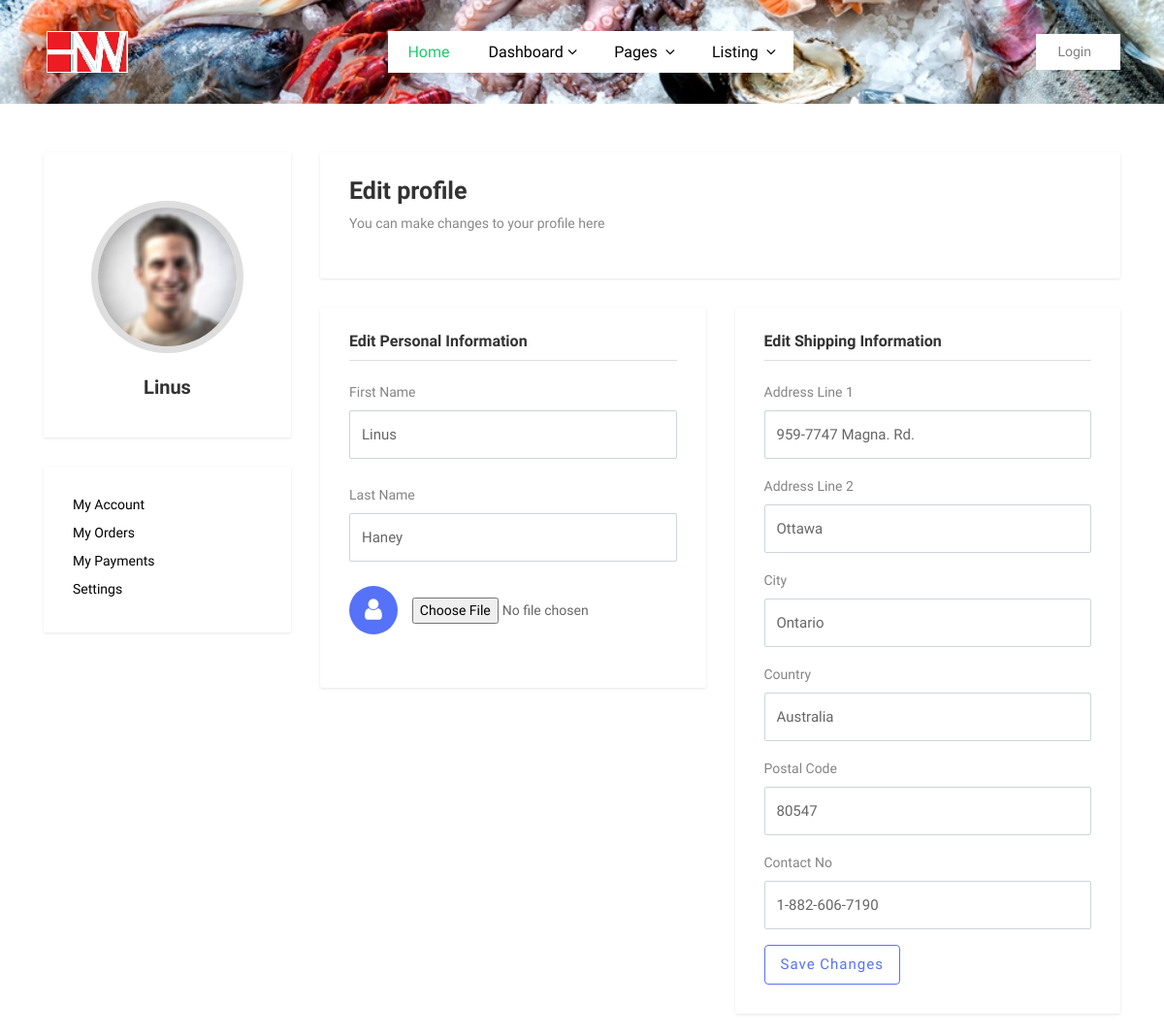
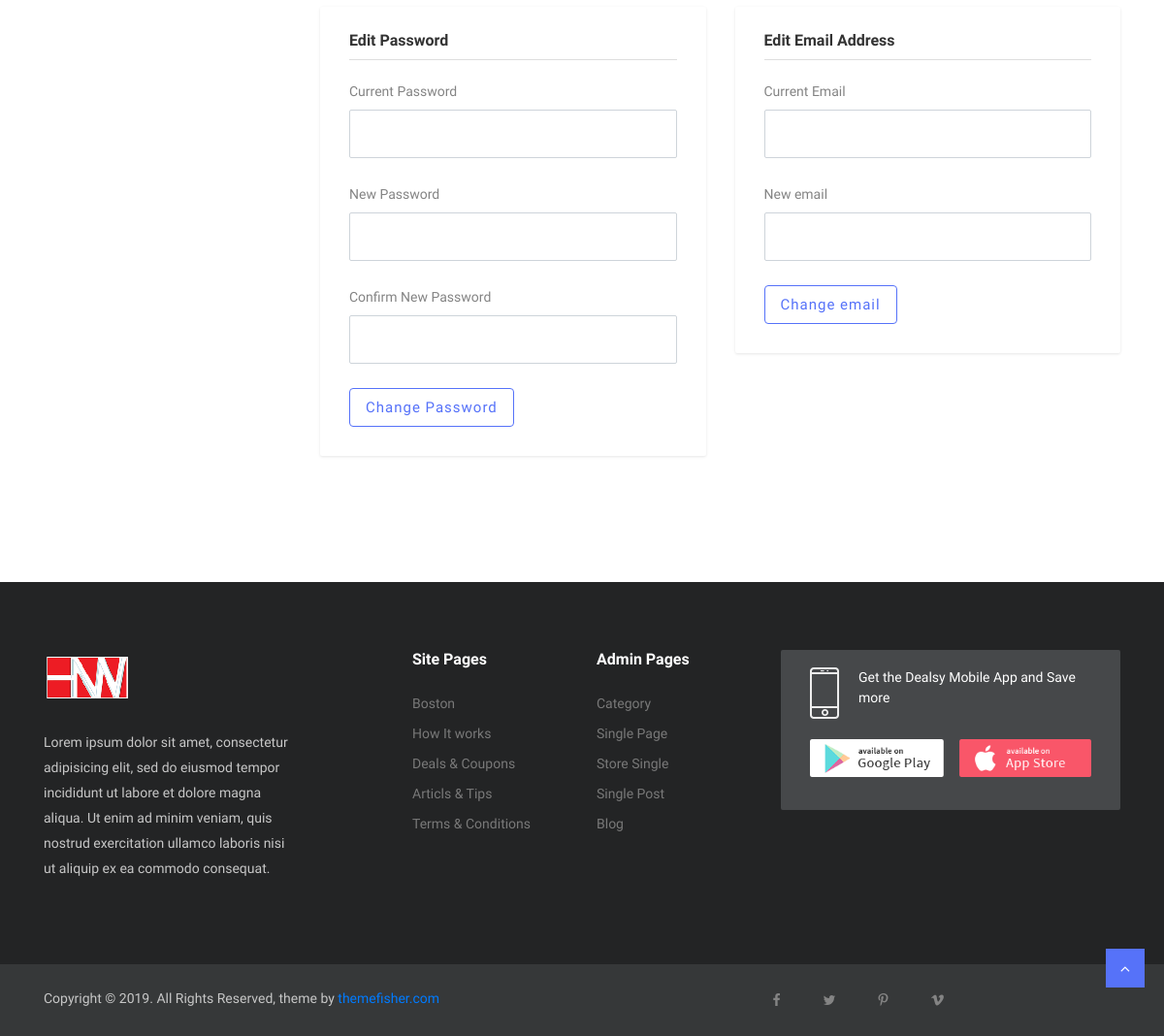
/index.php/Welcome/edit_user/2, run on the app's committed database (2 pictures, top to bottom).
### tables this page shows
CREATE TABLE `customer` (
  `id` int(11) NOT NULL,
  `first_name` varchar(100) NOT NULL,
  `last_name` varchar(100) NOT NULL,
  `address_line1` varchar(100) NOT NULL,
  `address_line2` varchar(100) DEFAULT NULL,
  `city` varchar(100) NOT NULL,
  `country` varchar(100) NOT NULL,
  `postal_code` varchar(10) DEFAULT NULL,
  `telephone` varchar(15) NOT NULL
);

### application/controllers/Welcome.php (called while the page is built, shortened)
<?php
class Welcome extends CI_Controller {
	public function edit_user($id){
		$this->load->model('User_model');
		$user = $this->User_model->get_user($id);
		$this->load->view('update_user',['user'=>$user]);
	}
}
?>

### index.php (called while the page is built, shortened)
<?php
require_once BASEPATH.'core/CodeIgniter.php';

### application/models/User_model.php (called while the page is built, shortened)
<?php
class User_model extends CI_Model{
    public function get_user($id){
        $user_query = $this->db->get_where('customer', array('id' => $id));
        if($user_query->num_rows()>0){
            return $user_query->row();
        }
    }
}
?>

### application/views/update_user.php (the view, shortened to what this page needs)
<?php include_once('header.php');?>
<section class="user-profile section">
	<div class="container">
		<div class="row">
			<div class="col-md-10 offset-md-1 col-lg-3 offset-lg-0">
				<div class="sidebar">
					<div class="widget user">
						<div class="image d-flex justify-content-center">
							<img src="<?php echo base_url('images/user/user-thumb.jpg');?>" alt="" class="img-fluid">
						</div>
						<h5 class="text-center"><?php echo $user->first_name?></h5>
					</div>
					<div class="widget dashboard-links">
						<ul>
							<li><a class="my-1 d-inline-block" href="">My Account</a></li>
							<li><a class="my-1 d-inline-block" href="">My Orders</a></li>
							<li><a class="my-1 d-inline-block" href="">My Payments</span></a></li>
							<li><a class="my-1 d-inline-block" href="">Settings</a></li>
						</ul>
					</div>
				</div>
			</div>
			<div class="col-md-10 offset-md-1 col-lg-9 offset-lg-0">
				<div class="widget welcome-message">
					<h2>Edit profile</h2>
					<p>You can make changes to your profile here</p>
				</div>
				<div class="row">
					<div class="col-lg-6 col-md-6">
						<div class="widget personal-info">
							<h3 class="widget-header user">Edit Personal Information</h3>
							<?php echo form_open("welcome/update_user/{$user->id}",['class'=>'form-horizontal']);?>
								<div class="form-group">
									<label for="first_name">First Name</label>
									<?php echo form_input(['name'=>'first_name','class'=>'form-control','value'=>set_value('first_name',$user->first_name)]);?>
								</div>
								<div class="form-group">
									<label for="last_name">Last Name</label>
									<?php echo form_input(['name'=>'last_name','class'=>'form-control','value'=>set_value('last_name',$user->last_name)]);?>
								</div>
								<div class="form-group choose-file d-inline-flex">
									<i class="fa fa-user text-center px-3"></i>
									<input type="file" class="form-control-file mt-2 pt-1" id="input-file">
                                 </div>
						</div>
                    </div>
                    <div class="col-lg-6 col-md-6">
						<div class="widget change-shipping-info">
							<h3 class="widget-header user">Edit Shipping Information</h3>
							<div class="form-group">
										<label for="address_line1">Address Line 1</label>
										<?php echo form_input(['name'=>'address_line1','class'=>'form-control','value'=>set_value('address_line1',$user->address_line1)]);?>
									</div>
									<div class="form-group">
										<label for="address_line2">Address Line 2</label>
										<?php echo form_input(['name'=>'address_line2','class'=>'form-control','value'=>set_value('address_line2',$user->address_line2)]);?>
									</div>
									<div class="form-group">
										<label for="city">City</label>
										<?php echo form_input(['name'=>'city','class'=>'form-control','value'=>set_value('city',$user->city)]);?>
									</div>
									<div class="form-group">
										<label for="country">Country</label>
										<?php echo form_input(['name'=>'country','class'=>'form-control','value'=>set_value('country',$user->country)]);?>
									</div>
									<div class="form-group">
										<label for="postal_code">Postal Code</label>
										<?php echo form_input(['name'=>'postal_code','class'=>'form-control','value'=>set_value('postal_code',$user->postal_code)]);?>
									</div>
									<div class="form-group">
										<label for="telephone">Contact No</label>
										<?php echo form_input(['name'=>'telephone','class'=>'form-control','value'=>set_value('telephone',$user->telephone)]);?>
									</div>
								<?php echo form_submit(['name'=>'update_user', 'value'=>'Save Changes','class'=>'btn btn-transparent']);?>
						</div>
					</div>
					<?php include_once('edit_email.php');?>
				</div>
			</div>
		</div>
	</div>
</section>
<?php include_once('footer.php');?>

### css/style.css (style rules this page uses)
body { line-height: 1.5; font-family: "Muli", sans-serif; }
p, li, input, select, button { font-family: "Muli", sans-serif; color: #666; font-size: 14px; font-weight: 400; }
h1, h2, h3, h4, h5, h6 { font-family: "Muli", sans-serif; font-weight: 600; color: #333; }
p { color: #666; }
h2 { font-size: 25px; }
h3 { font-size: 20px; }
p { color: #888; }
label { font-size: 14px; letter-spacing: 0; color: #848484; }
ol, ul { margin: 0; padding: 0; list-style: none; }
a { transition: all .3s ease-in 0s; color: #000; }
.form-control { border-radius: 2px; height: 50px; background-color: transparent; color: #666; box-shadow: none; font-size: 15px; }
.section { padding: 100px 0; }
.user-profile, .dashboard { padding-top: 50px; }
.btn { font-size: 15px; letter-spacing: 1px; display: inline-block; padding: 8px 16px; border-radius: 4px; }
.btn-transparent { background: transparent; color: #5672f9; border: 1px solid #5672f9; }
.widget { background: #fff; box-shadow: 0px 1px 3px 0px rgba(0, 0, 0, 0.1); padding: 25px 30px 30px; margin-bottom: 30px; border-radius: 2px; }
.widget .widget-header { display: block; font-size: 16px; font-weight: 600; margin-bottom: 20px; padding-bottom: 10px; border-bottom: 1px solid #dedede; }
.widget.user { padding-top: 50px; }
.widget.user .image img { width: 157px; height: 157px; border-radius: 100%; border: 7px solid #dedede; }
.widget.user h5 { font-size: 20px; margin-top: 23px; font-weight: bold; margin-bottom: 10px; }
.widget.personal-info .form-group, .widget.change-password .form-group, .widget.change-email .form-group { margin-bottom: 25px; }
.widget.personal-info .form-group i, .widget.change-password .form-group i, .widget.change-email .form-group i { color: white; background: #5672f9; font-size: 25px; height: 50px; width: 50px; line-height: 50px; margin-right: 15px; border-radius: 100%; }

### data on the page
customer: first_name "Linus", last_name "Haney", address_line1 "959-7747 Magna. Rd.", address_line2 "Ottawa", city "Ontario", country "Australia", postal_code "80547", telephone "1-882-606-7190"
